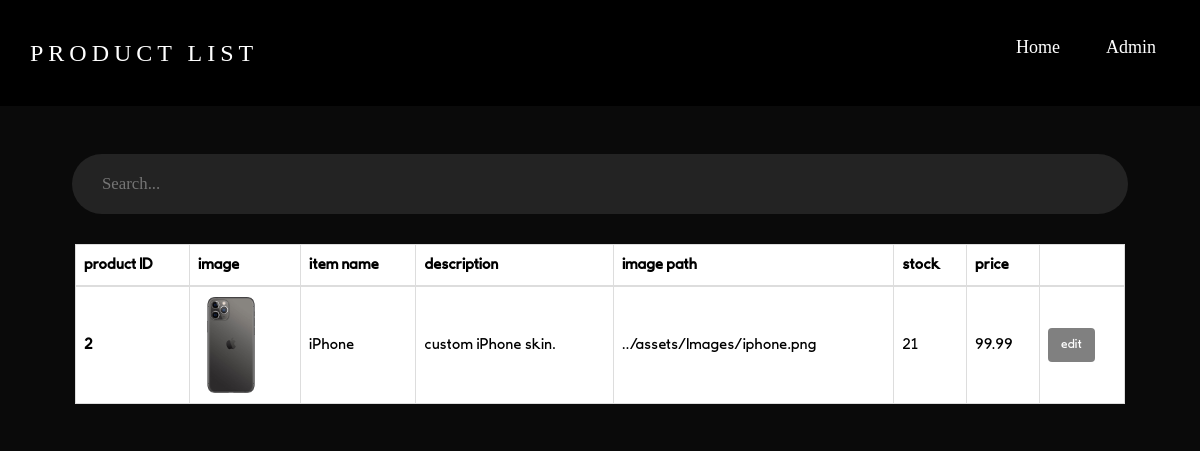
The page /pages/admin/productList.php (signed in) on the database its author committed.
### tables this page shows
CREATE TABLE `products` (
  `product_id` int(11) NOT NULL,
  `itemName` varchar(255) NOT NULL,
  `imagePath` varchar(255) NOT NULL,
  `description` text NOT NULL,
  `price` decimal(10,2) NOT NULL,
  `stock` int(11) NOT NULL
);

### pages/admin/productList.php (the view, shortened to what this page needs)
<?php
$servername = "localhost";
$username = "root";
$password = "";
$database = "onlinestore";
$conn = mysqli_connect($servername, $username, $password, $database);
$sql = 'SELECT product_id, itemName, description, imagePath, price, stock FROM products';
$result = mysqli_query($conn, $sql);
$products = mysqli_fetch_all($result, MYSQLI_ASSOC);
?>
<!DOCTYPE html>
<html lang="en">
<head>
    <link rel="stylesheet" href="../../css/style.css">
    <link rel="stylesheet" href="https://maxcdn.bootstrapcdn.com/bootstrap/3.4.1/css/bootstrap.min.css">
</head>
<body style="background-color: rgb(10, 10, 10);">
    <nav class="navigationbar sticky">
        <div class="logo"><a href="#">PRODUCT LIST</a></div>
        <ul class="nav-links">
            <div class="menu">
                <li><a href="../../index.php">Home</a></li>
                <li><a href="admin.php">Admin</a></li>
            </div>
        </ul>
    </nav>
    <div class="products">
        <form>
            <input id="search" type="text" autocomplete="off" placeholder="Search...">
        </form>
        <div class="container table-responsive py-5" style="color: black; font-family: LaachirDeeper !important;font-size: larger; width: 100%;">
            <table class="table table-bordered" style="background-color: white; vertical-align: middle;">
                <thead class="thead-dark">
                    <tr>
                        <th scope="col">product ID</th>
                        <th scope="col">image</th>
                        <th scope="col">item name</th>
                        <th scope="col">description</th>
                        <th scope="col">image path</th>
                        <th scope="col">stock</th>
                        <th scope="col">price</th>
                        <th scope="col"></th>
                    </tr>
                </thead>
                <tbody>
                    <?php
                    foreach ($products as $product) { ?>
                        <tr id="cardHolder">
                            <th style="vertical-align: middle;" scope="row"><?php echo htmlspecialchars($product['product_id']) ?></th>
                            <td style="vertical-align: middle;"><img src="../<?php echo htmlspecialchars($product['imagePath']) ?>"
                                    style="height: 100px; width: auto;" alt="<?php echo htmlspecialchars($product['itemName']) ?>"></td>
                            <td id="productLabel" style="vertical-align: middle;"><?php echo htmlspecialchars($product['itemName']) ?></td>
                            <td id="productDesc"style="vertical-align: middle;"><?php echo htmlspecialchars($product['description']) ?></td>
                            <td style="vertical-align: middle;"><?php echo htmlspecialchars($product['imagePath']) ?></td>
                            <td style="vertical-align: middle;"><?php echo htmlspecialchars($product['stock']) ?></td>
                            <td style="vertical-align: middle;"><?php echo htmlspecialchars($product['price']) ?></td>
                            <td style="vertical-align: middle;"><a href="#" class="btn cart"
                                    style="color: white; background-color: gray;" role="button">edit</a></td>
                        </tr>
                    <?php }
                    ?>
                </tbody>
            </table>
        </div>
    </div>
</body>
</html>

### css/style.css (style rules this page uses)
* { margin: 0; padding: 0; box-sizing: border-box; }
body { font-family: Nord-Medium !important; }
a { text-decoration: none; }
a:visited, a:link { color: inherit; }
li { list-style: none; }
.navigationbar { display: flex; align-items: center ; justify-content: space-between ; padding: 30px ; background-color: rgb(0, 0, 0); color: #fff; position: fixed ; z-index: 3; width: 100%; }
.nav-links a { color: #fff; }
.logo { font-family: Nord-Medium; font-size: 24px; letter-spacing: 5px; color: #fff; }
.logo a ,.logo a:hover, .loginBtn a { text-decoration: none !important; }
.logo a:visited, .logo a:link, .loginBtn a:link { color: inherit; text-decoration: none; }
.menu { display: flex; gap: 1em; font-size: 18px; }
.menu li { padding: 5px 14px; }
.sticky { position: relative; }
.products { margin: 1.5% 5%; }
.products form { display: flex; justify-content: center; align-items: center; padding: 30px 12px;; font-size: larger; }
.products input { background-color: rgba(255, 255, 255, 0.103); border-radius: 30px; height: 40px; width: 100%; padding: 30px; border: none; color: white; }

### rows shown on the page
products: product_id "2", imagePath (picture), itemName "iPhone", description "custom iPhone skin.", imagePath "../assets/Images/iphone.png", stock "21", price "99.99"
